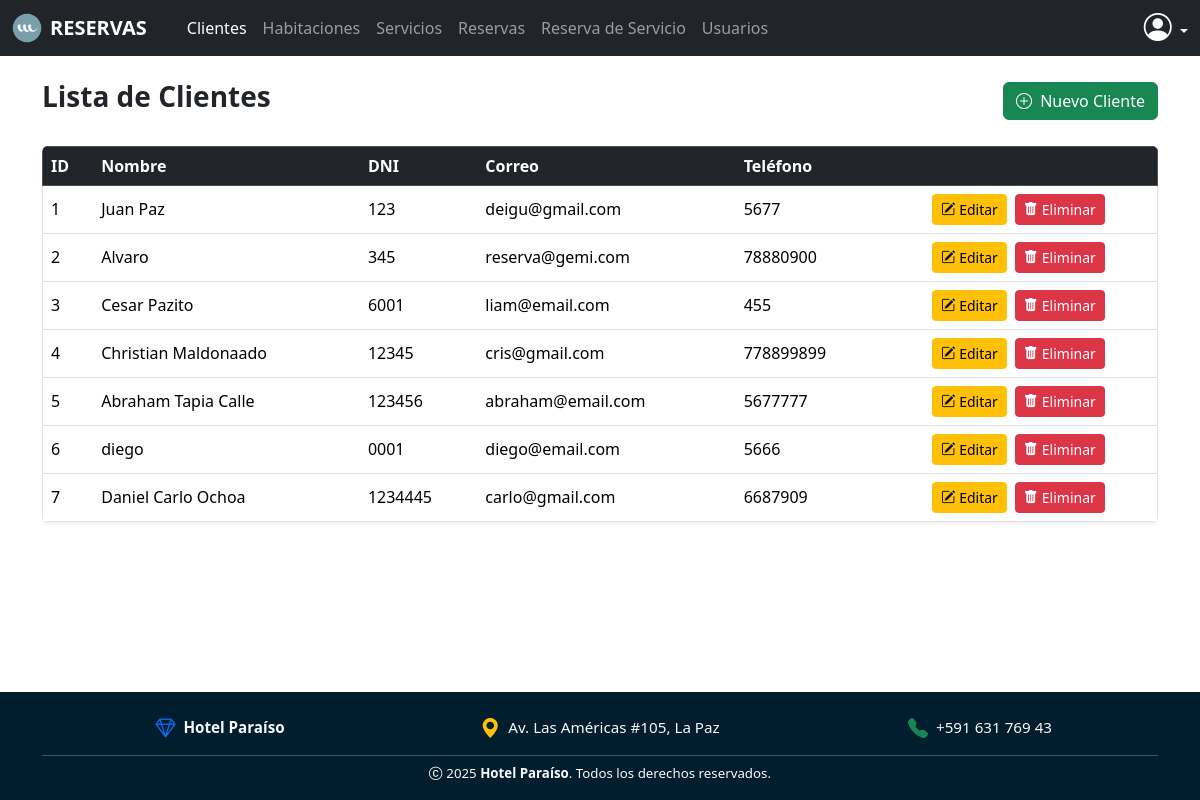
Screenshot of /clientes/ (signed in) with the database file from the repository.
### models/cliente_model.py (models this page shows, shortened)
class Cliente(db.Model, UserMixin):
    __tablename__ = 'clientes'
    id = db.Column(db.Integer, primary_key=True)
    nombre = db.Column(db.String(150), nullable=False)
    documento = db.Column(db.String(50), unique=True, nullable=False)
    correo = db.Column(db.String(100), nullable=True)
    telefono = db.Column(db.String(20), nullable=True)
    reservas = db.relationship('Reserva', back_populates='cliente')
    @staticmethod
    def get_all():
        return Cliente.query.all()

### controllers/cliente_controller.py (the view)
@cliente_bp.route('/')
def index():
    clientes = Cliente.get_all()
    return cliente_view.list(clientes)

### run.py (called while the page is built)
@login_manager.user_loader
def load_user(user_id):
    tipo = session.get('tipo_usuario')  # puede ser 'cliente' o 'usuario'
    if tipo == 'cliente':
        return Cliente.query.get(int(user_id))
    elif tipo == 'usuario':
        return Usuario.query.get(int(user_id))
    return None

@app.context_processor
def inject_user_or_client():
    from flask_login import current_user
    if current_user.is_authenticated:
        if hasattr(current_user, 'rol'):
            return dict(usuario=current_user, cliente=None)
        else:
            return dict(usuario=None, cliente=current_user)
    return dict(usuario=None, cliente=None)

@app.context_processor
def inject_active_path():
    def is_active(path):
        return 'active' if request.path == path else ''
    return dict(is_active=is_active)

### views/cliente_view.py (called while the page is built)
def list(clientes):
    return render_template('clientes/index.html', clientes=clientes,usuario=current_user)

### templates/clientes/index.html (shortened to what this page needs)
{% extends 'sistema.html' %}
{% block content %}
<div class="d-flex justify-content-between align-items-center mb-4 mt-4">
    <h3 class="fw-semibold text-dark">
        Lista de Clientes
    </h3>
    <a href="{{ url_for('cliente.create') }}" class="btn btn-success " data-bs-toggle="modal"
        data-bs-target="#registroClienteModal">
        <i class="bi bi-plus-circle me-1"></i> Nuevo Cliente
    </a>
</div>
<div class="table-responsive" style="overflow-x: auto;">
    <table class="table table-hover align-middle shadow-sm rounded overflow-hidden">
        <thead class="table-dark border-1">
            <tr>
                <th>ID</th>
                <th>Nombre</th>
                <th>DNI</th>
                <th>Correo</th>
                <th>Teléfono</th>
                <th></th>
            </tr>
        </thead>
        <tbody class="border-1">
            {% for item in clientes %}
            <tr>
                <td>{{item.id}}</td>
                <td>{{item.nombre}}</td>
                <td>{{item.documento}}</td>
                <td>{{item.correo}}</td>
                <td>{{item.telefono}}</td>
                <td class="text-center">
                    <div class="d-flex flex-column flex-sm-row justify-content-center align-items-center gap-2">
                        <button class="btn btn-warning btn-sm d-flex align-items-center" data-bs-toggle="modal"
                            data-bs-target="#editarClienteModal{{ item.id }}">
                            <i class="bi bi-pencil-square me-1"></i><span class="d-none d-md-inline">Editar</span>
                        </button>
                        <a href="{{ url_for('cliente.delete', id=item.id) }}"
                            class="btn btn-danger btn-sm d-flex align-items-center" title="Eliminar"
                            onclick="return confirm('¿Estás seguro de eliminar este usuario?');">
                            <i class="bi bi-trash-fill me-1"></i>
                            <span class="d-none d-md-inline">Eliminar</span>
                        </a>
                    </div>
                </td>
            </tr>
            {% endfor %}
        </tbody>
    </table>
</div>
{% endblock %}

### static/style.css (style rules this page uses)
html, body { height: 100%; margin: 0; overflow: hidden; }
html, body { height: 100%; margin: 0; }

### rows the page displays
Cliente: id "1", nombre "Juan Paz", documento "123", correo "deigu@gmail.com", telefono "5677"
Cliente: id "2", nombre "Alvaro", documento "345", correo "reserva@gemi.com", telefono "78880900"
Cliente: id "3", nombre "Cesar Pazito", documento "6001", correo "liam@email.com", telefono "455"
Cliente: id "4", nombre "Christian Maldonaado", documento "12345", correo "cris@gmail.com", telefono "778899899"
Cliente: id "5", nombre "Abraham Tapia Calle", documento "123456", correo "abraham@email.com", telefono "5677777"
Cliente: id "6", nombre "diego", documento "0001", correo "diego@email.com", telefono "5666"
Cliente: id "7", nombre "Daniel Carlo Ochoa", documento "1234445", correo "carlo@gmail.com", telefono "6687909"
